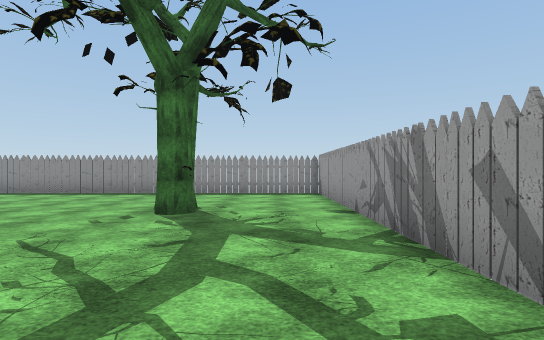
view 1 (above)

24 first-person views from a walk through a scene from a Unity 3-D project. The camera is 1.5 m above the floor, looks level and sees 80° across. Doors are open. The floor is counted in squares, 2 m on a side. Each view is taken from the middle of a square. On the plan, view 1 faces up. The plan holds only what a view shows up to about 11 squares ahead; the rest is blank. The place goes on beyond the plan. Some surface patterns are stand-ins.

view 2
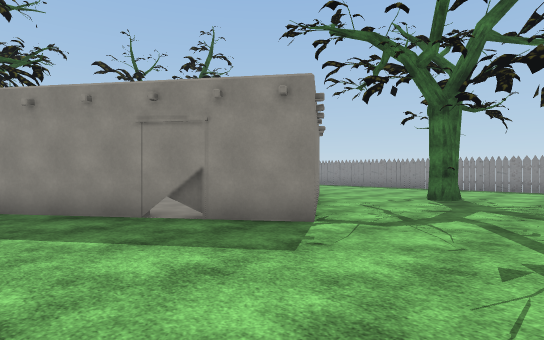

view 3
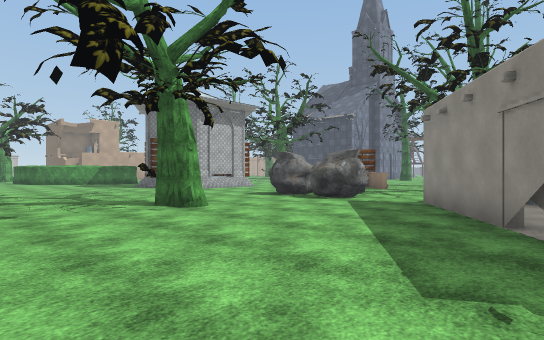

view 4
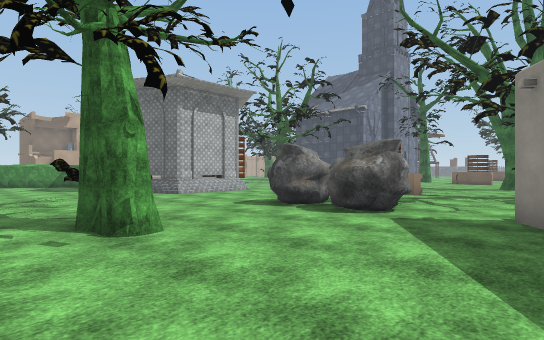

view 5
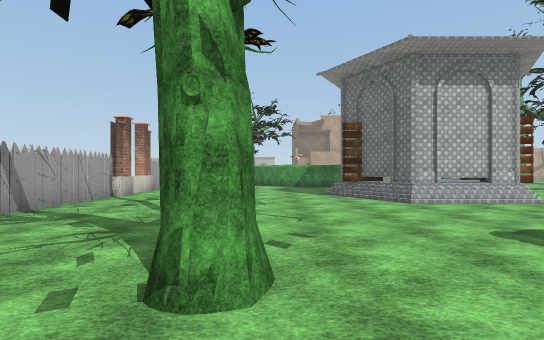

view 6
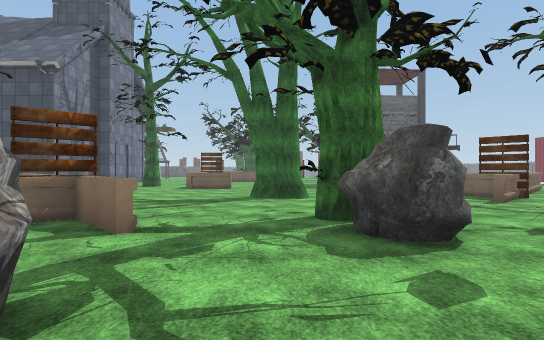

view 7
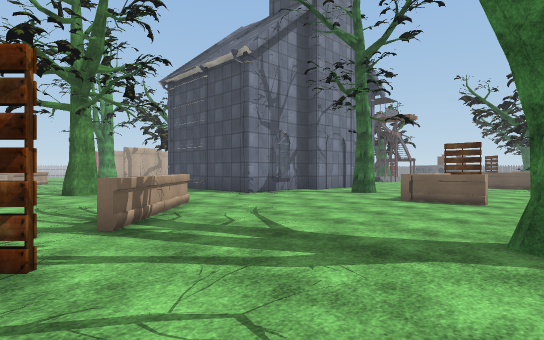

view 8
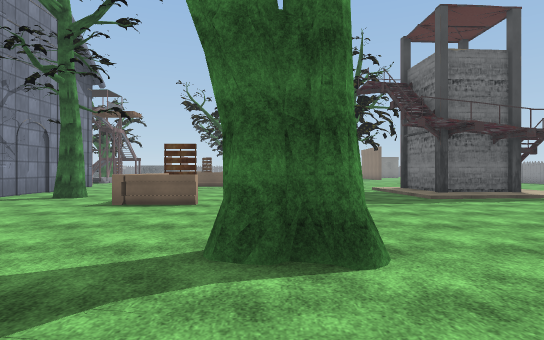

view 9
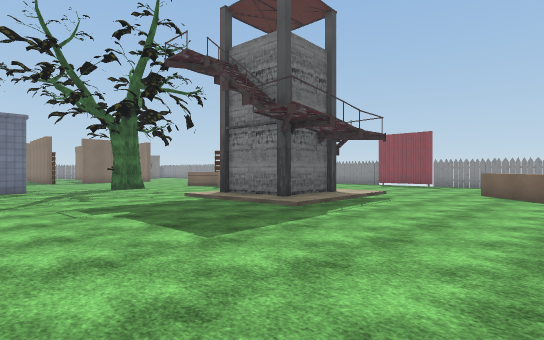

view 10
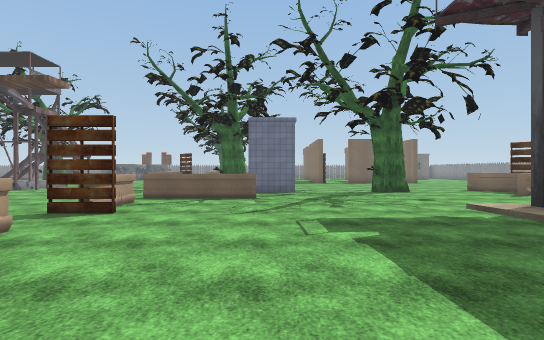

view 11
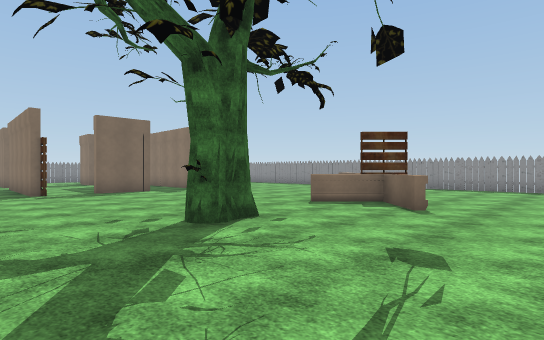

view 12
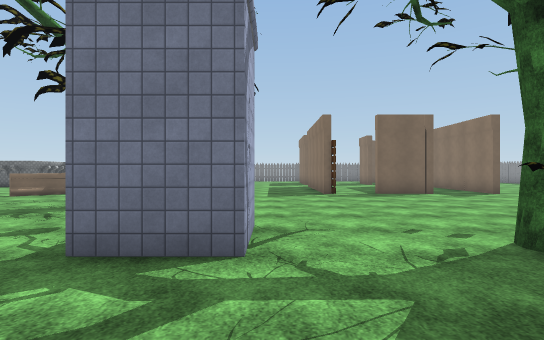

view 13
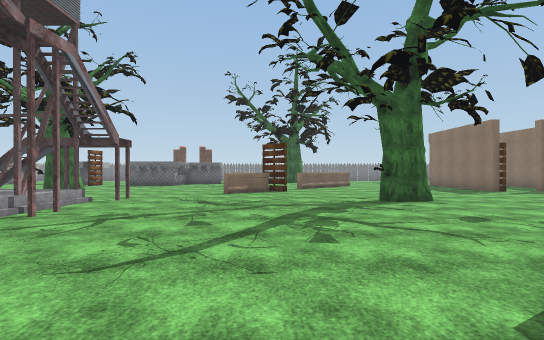

view 14
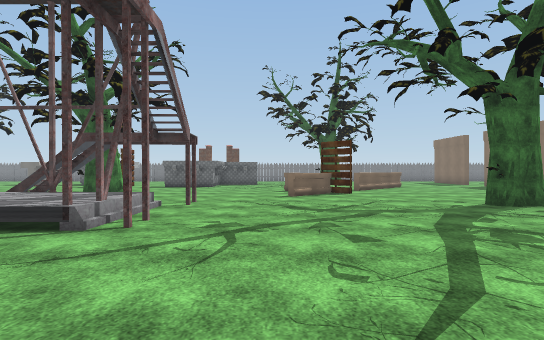

view 15
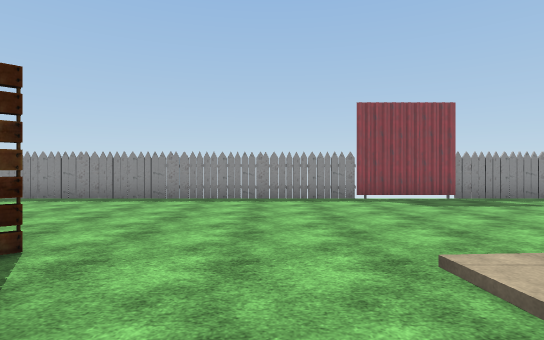

view 16
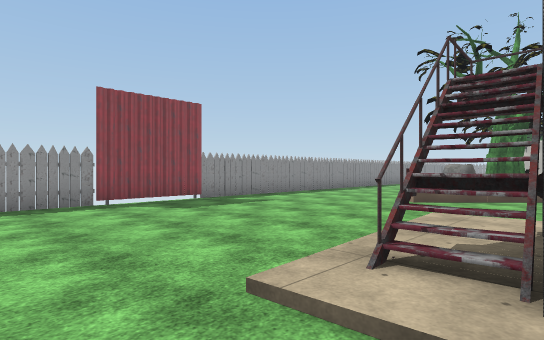

view 17
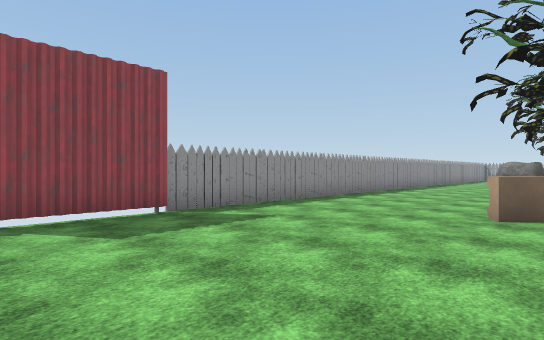

view 18
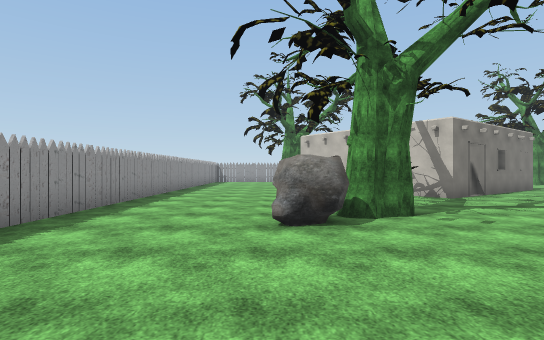

view 19
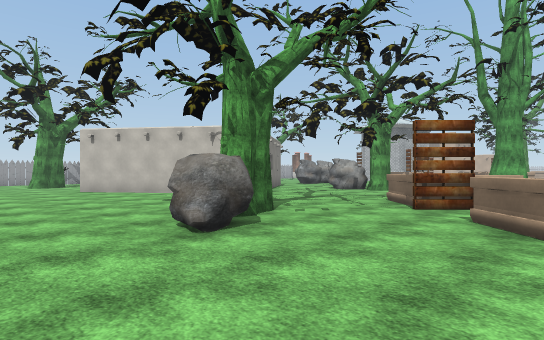

view 20
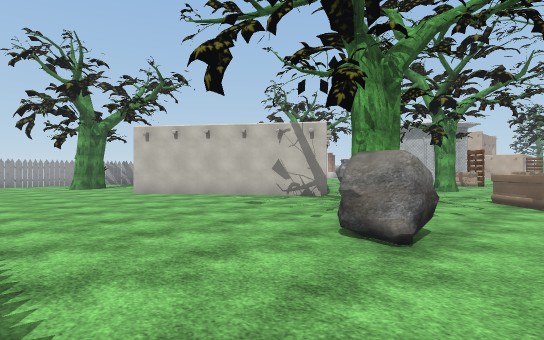

view 21
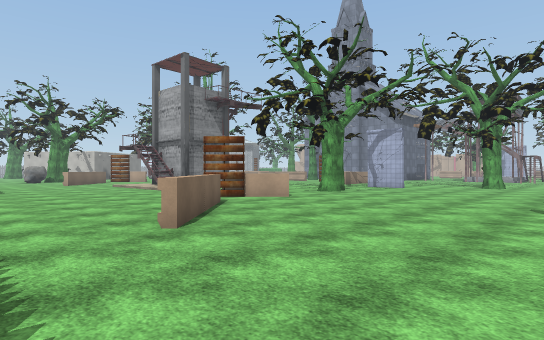

view 22
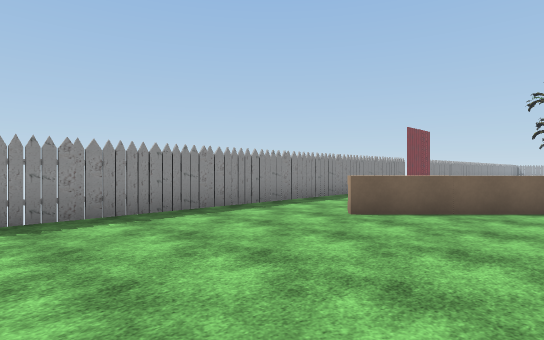

view 23
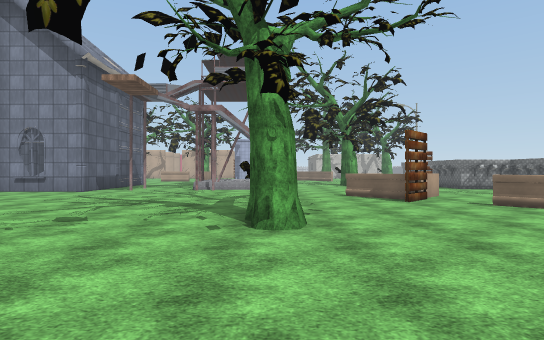

view 24
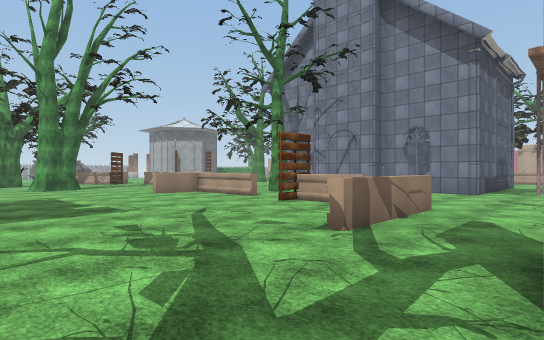

### Floor plan
Key: @ floor where view 1 was taken; # wall or solid block; x gap in a wall; . main floor; : floor 0.25 m higher than the main floor; + floor 0.5 m higher than the main floor; * floor 1 m higher than the main floor; / step, stairs or slope; D open door; T tree; B building; R rock; O other object.
Columns run from 38 left of view 1 to 2 right of it. Each row starts with its distance up from view 1.
 11 #########################################
 10 ........................................#
  9 ........................................#
  8 .....O..................................#
  7 ......O.................#...............#
  6  ......O...........O....R...........T...#
  5 .........O....../..OO...#T......##......#
  4 #.......OO.../#::...OO........ B  ......#
  3 .......O..O..###:............#    B.....#
  2  #........... ##:....OOO....#       ....#
  1  #.........../##:....O.O.....B      #...
  0 ........T....////.....  .....#B   B#..@.
 -1 #...................... ......O  B......
 -2 ..........................TRR..B#.......
 -3 .......##.............T...TR............
 -4 ........#.............T.................
 -5 ....T.....O...................RRR.......
 -6 ....T.....O.......O.......OO.RRR...TT..
 -7 ..........O.OO.OOOO.......O    RR...T..
 -8 ...........................O   .........
 -9 OO..............T......OO.    ..........#
-10 OO........... ........OO..    ..........#
-11 .............  .......O ..   ...........#
-12 ...........##.###  #..  ..   O###.......#
-13 ....#.##...#       #.  ...   O* #/......#
-14 ....x+##...#           ..    O* #/.....DD
-15 ... x++                #.         ...  DD

Where each view was taken, in squares from view 1:
view 1: 0 up, 0 right, facing up
view 2: 3 down, 1 right, facing up-left
view 3: 0 up, 1 right, facing down-left
view 4: 2 down, 1 left, facing down-left
view 5: 4 down, 3 left, facing down
view 6: 4 down, 7 left, facing left
view 7: 4 down, 12 left, facing down-left
view 8: 4 down, 13 left, facing left
view 9: 5 down, 17 left, facing up-left
view 10: 4 down, 19 left, facing left
view 11: 3 down, 26 left, facing up-left
view 12: 3 down, 27 left, facing left
view 13: 9 down, 26 left, facing left
view 14: 11 down, 27 left, facing left
view 15: 2 up, 27 left, facing up
view 16: 3 up, 27 left, facing up-right
view 17: 5 up, 25 left, facing up-right
view 18: 7 up, 19 left, facing right
view 19: 9 up, 18 left, facing down-right
view 20: 10 up, 16 left, facing down-right
view 21: 10 up, 37 left, facing down-right
view 22: 5 up, 38 left, facing up-right
view 23: 1 down, 34 left, facing down
view 24: 1 down, 30 left, facing down-right
